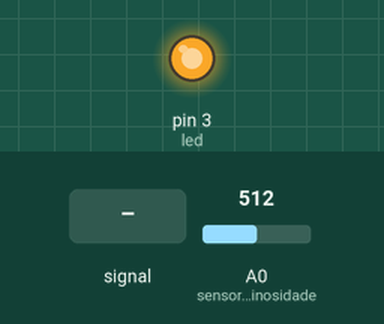
Simulated run of this sketch. Board: Arduino Uno, built with avr-gcc and run on an emulated ATmega328P. On the bench: output pins drawn as LEDs (lit = HIGH). Inputs (shaded band) come from the test bench; at power-on: A0 (sensorluminosidade) = 512.

Above: at 1.2 s.
1.3 s: A0 (sensorluminosidade) set to 490
At 2.0 s:
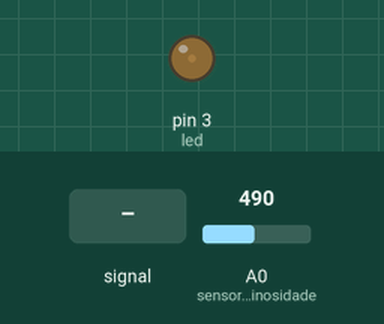
2.8 s: A0 (sensorluminosidade) fed a 2 Hz sine of ±306 counts around its level
At 3.15 s:
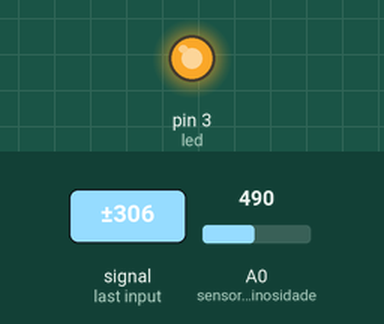
5.8 s: A0 (sensorluminosidade) fed a 200 Hz sine of ±81 counts around its level
At 6.4 s:
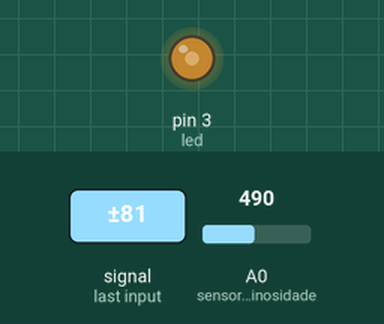
Timing chart, 0 to 8.8 s (numbered marks = the images above; inputs shaded):
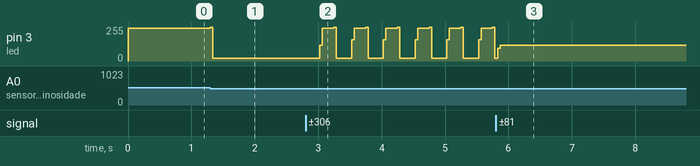

The sketch:

posteinteligente_com_intensidade.ino
```cpp
//variaveis
int led =3;
int sensorluminosidade= A0;
// variavel para capturar a luminosidade
int luz =0;

void setup()
{
  // led é de saida
  pinMode(led,OUTPUT);
  // sensor é de entrada
  pinMode(sensorluminosidade,INPUT);
}

void loop()
{
  // capturar o que o sensor leu no ambiente
  // analogRead é usado para leitura analogica

  luz = analogRead(sensorluminosidade);
  /* as portas analogicas capturam dados que variam
   de 0 até 1023 */

  // SE ESTIVER COM POUCA LUZ NO AMBIENTE
  if(luz<500){
   // digitalWrite(led,HIGH); // LIGAR LED

   // passar ao led intensidade maxima
    analogWrite(led,1023);

  }if(luz>500 & luz<900){

   // passar ao led intensidade média
    analogWrite(led,500);

  }else{ // SE TIVER LUZ
    // digitalWrite(led,LOW); // DESLIGAR LED

    // passar ao led intensidade minima
    analogWrite(led,0);

  }

}
```

Measured:
- after the input at 1.3 s, pin 3 (led): 244/255 → 20/255 at once
- after the input at 2.8 s, pin 3 (led): ramps from 20/255 to 255/255 and jumps back, once every 0.50 s
